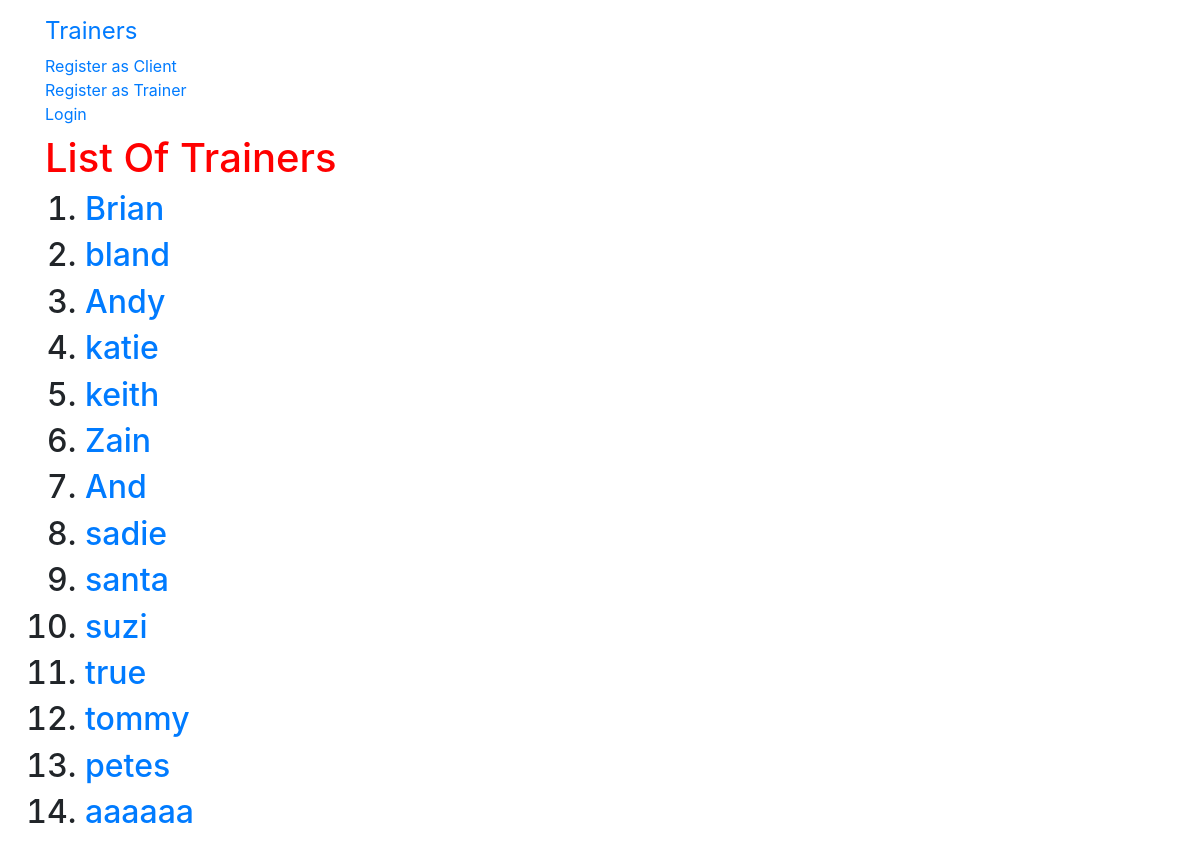
The page / on the database its author committed.
### gym/models.py (models this page shows, shortened)
class TrainerProfile(models.Model):
    user = models.OneToOneField(User,on_delete=models.CASCADE,primary_key=True)
    name = models.CharField(max_length=100,null=True)
    description = models.TextField()
    age = models.PositiveIntegerField(null=True)
    phone = models.CharField(max_length=30,null=True)
    gender = models.CharField(max_length=30,null=True)
    location = models.CharField(max_length=30,null=True)
    skills = models.CharField(max_length=30,null=True)
    profile_img = models.ImageField(upload_to='profile_image', blank=True)

class User(AbstractUser):
    is_trainer = models.BooleanField(default=False)
    is_client= models.BooleanField(default=False)

### gym/views.py (the view)
# urls.py: path('',views.TrainerListView.as_view(),name='trainer_list'), #to view list of trainers
class TrainerListView(ListView):
    context_object_name = 'trainers'
    model = TrainerProfile

### gym/templates/gym/trainerprofile_list.html
{% extends 'base.html' %}
{% block content %}
<h1>List Of Trainers</h1>
  {% if not trainers %}
  <p>There are no trainers</p>
  {% else %}
  <ol>
    {% for trainer in trainers %}
    <h2> <li><a href="{% url 'gym:trainer_detail' pk=trainer.pk %}">{{ trainer.user.username }}</a> </li> </h2>
    {% endfor%}
  </ol>
  {% endif %}
{% endblock %}

### gym/static/gym/css/app.css (style rules this page uses)
h1 { color: red; }

### rows shown on the page
TrainerProfile: user.username "Brian"
TrainerProfile: user.username "bland"
TrainerProfile: user.username "Andy"
TrainerProfile: user.username "katie"
TrainerProfile: user.username "keith"
TrainerProfile: user.username "Zain"
TrainerProfile: user.username "And"
TrainerProfile: user.username "sadie"
TrainerProfile: user.username "santa"
TrainerProfile: user.username "suzi"
TrainerProfile: user.username "true"
TrainerProfile: user.username "tommy"
TrainerProfile: user.username "petes"
TrainerProfile: user.username "aaaaaa"
